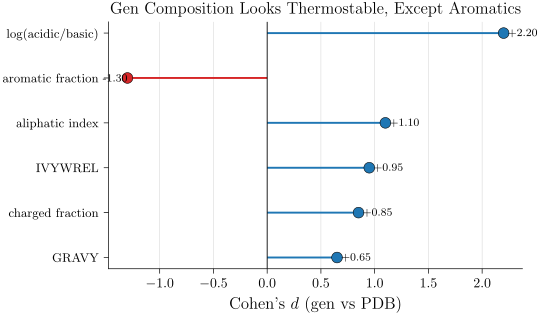

Reproduce this figure in Python.
# P32_v2: Same data as v1 but as a lollipop chart, sorted by magnitude — clearer asymmetry.
# Visualizes: F8 (b.i) / E020 / E026
# DATA: inline from F8 (b.i) prose
import sys
from pathlib import Path
sys.path.insert(0, str(Path(__file__).parent.parent))
from plot_utils import figsize
import matplotlib.pyplot as plt
import numpy as np

metrics = [
    "log(acidic/basic)",
    "aliphatic index",
    "IVYWREL",
    "charged fraction",
    "GRAVY",
    "aromatic fraction",
]
d_pdb  = [+2.20, +1.10, +0.95, +0.85, +0.65, -1.30]

# Sort by magnitude descending
order = np.argsort(-np.abs(d_pdb))
metrics_s = [metrics[i] for i in order]
d_s = [d_pdb[i] for i in order]
colors = ["#1f77b4" if d > 0 else "#d62728" for d in d_s]

y = np.arange(len(metrics_s))
fig, ax = plt.subplots(figsize=figsize(0.85, ratio=0.6))
ax.hlines(y, 0, d_s, color=colors, lw=1.4)
ax.scatter(d_s, y, color=colors, s=60, zorder=3, edgecolor="black", lw=0.4)
for yi, v, m in zip(y, d_s, metrics_s):
    offset = 6 if v > 0 else -6
    ha = "left" if v > 0 else "right"
    ax.text(v, yi, f" {v:+.2f}", ha=ha, va="center", fontsize=8)

ax.axvline(0, color="black", lw=0.6)
ax.set_yticks(y); ax.set_yticklabels(metrics_s, fontsize=9)
ax.set_xlabel(r"Cohen's $d$ (gen vs PDB)")
ax.set_title(r"Gen Composition Looks Thermostable, Except Aromatics")
ax.spines[["top", "right"]].set_visible(False)
ax.grid(True, lw=0.4, alpha=0.5, zorder=0, axis="x")
ax.invert_yaxis()

fig.savefig(Path(__file__).with_suffix(".pdf"))
